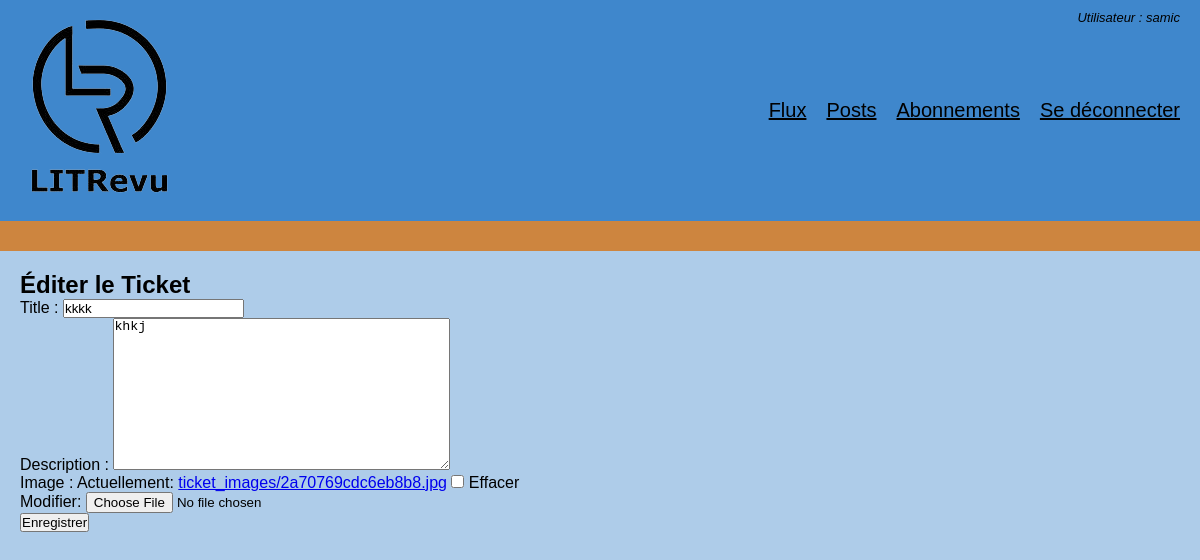
The page /edit_ticket/8/ (signed in) on the database as committed earlier.
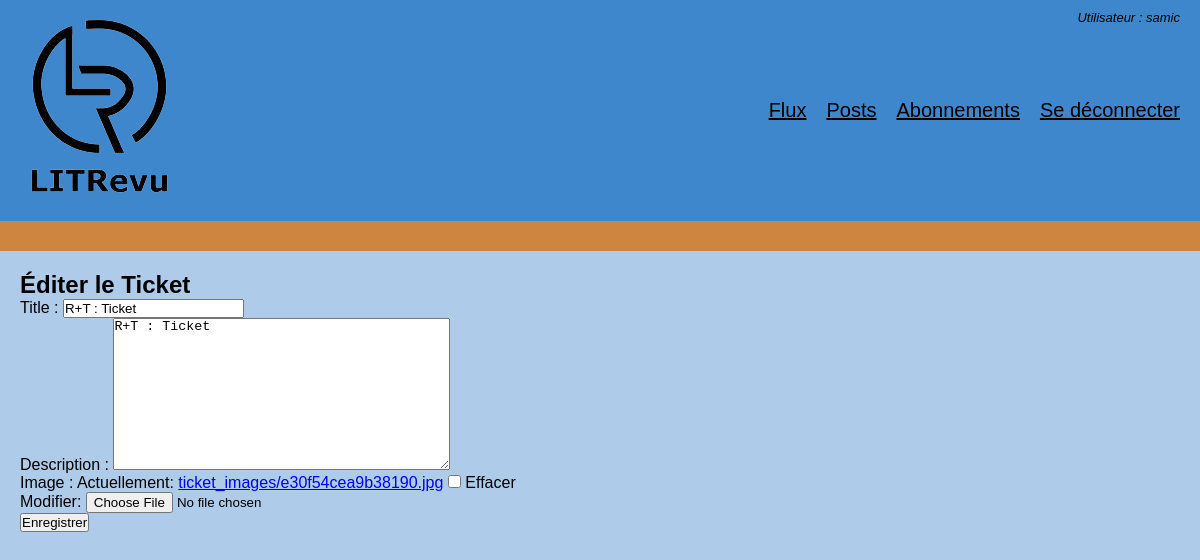
The same page on the database as committed later.
### app_books/models.py (models this page shows)
class Ticket(models.Model):
    title = models.CharField(max_length=128)
    description = models.TextField(max_length=2048, blank=True)
    user = models.ForeignKey(to=settings.AUTH_USER_MODEL, on_delete=models.CASCADE)
    image = models.ImageField(upload_to="ticket_images/", null=True, blank=True)
    time_created = models.DateTimeField(auto_now_add=True)

### app_books/views.py (the view)
# urls.py: path("edit_ticket/<int:ticket_id>/", views.edit_ticket, name="edit_ticket"),
@login_required
def edit_ticket(request, ticket_id):
    ticket = get_object_or_404(Ticket, id=ticket_id, user=request.user)
    if request.method == "POST":
        form = TicketForm(request.POST, request.FILES, instance=ticket)
        if form.is_valid():
            form.save()
            return redirect("posts")
    else:
        form = TicketForm(instance=ticket)
    return render(request, "edit_ticket.html", {"form": form, "ticket": ticket})

### app_books/forms.py
class TicketForm(forms.ModelForm):
    class Meta:
        model = Ticket
        fields = ("title", "description", "image")

### app_books/templates/edit_ticket.html (shortened to what this page needs)
{% extends 'base.html' %}
{% block content %}
<h2>Éditer le Ticket</h2>
<form method="post" enctype="multipart/form-data">
    {{ form.as_p }}
    <button type="submit">Enregistrer</button>
</form>
{% endblock %}

Rows that differ between the two databases and show on the page:
changed Ticket: title "kkkk" → "R+T : Ticket"; description "khkj" → "R+T : Ticket"
Other text that changed with them:
text no longer shown: "Title : Description : Image : Actuellement: ticket_images/2a70769cdc6eb8b8.jpg Effacer Modifier:"
text now shown: "Title : Description : Image : Actuellement: ticket_images/e30f54cea9b38190.jpg Effacer Modifier:"
